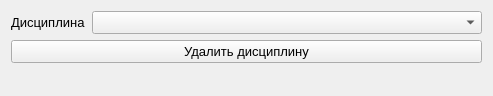
<?xml version="1.0" encoding="UTF-8"?>
<ui version="4.0">
 <class>Form</class>
 <widget class="QWidget" name="Form">
  <property name="windowModality">
   <enum>Qt::NonModal</enum>
  </property>
  <property name="geometry">
   <rect>
    <x>0</x>
    <y>0</y>
    <width>493</width>
    <height>96</height>
   </rect>
  </property>
  <property name="minimumSize">
   <size>
    <width>493</width>
    <height>96</height>
   </size>
  </property>
  <property name="maximumSize">
   <size>
    <width>493</width>
    <height>96</height>
   </size>
  </property>
  <property name="windowTitle">
   <string>Удаление дисциплины</string>
  </property>
  <layout class="QVBoxLayout" name="verticalLayout_4">
   <item>
    <layout class="QVBoxLayout" name="verticalLayout">
     <item>
      <layout class="QHBoxLayout" name="horizontalLayout">
       <item>
        <widget class="QLabel" name="label_3">
         <property name="font">
          <font>
           <pointsize>10</pointsize>
          </font>
         </property>
         <property name="text">
          <string>Дисциплина</string>
         </property>
        </widget>
       </item>
       <item>
        <widget class="QComboBox" name="comboBox_category">
         <property name="sizePolicy">
          <sizepolicy hsizetype="Preferred" vsizetype="Fixed">
           <horstretch>1</horstretch>
           <verstretch>0</verstretch>
          </sizepolicy>
         </property>
         <property name="font">
          <font>
           <pointsize>10</pointsize>
          </font>
         </property>
        </widget>
       </item>
      </layout>
     </item>
     <item>
      <widget class="QPushButton" name="pushButton_submit">
       <property name="font">
        <font>
         <pointsize>10</pointsize>
        </font>
       </property>
       <property name="text">
        <string>Удалить дисциплину</string>
       </property>
      </widget>
     </item>
     <item>
      <widget class="QLabel" name="label_error">
       <property name="font">
        <font>
         <pointsize>10</pointsize>
        </font>
       </property>
       <property name="text">
        <string/>
       </property>
      </widget>
     </item>
    </layout>
   </item>
  </layout>
 </widget>
 <resources/>
 <connections/>
</ui>
